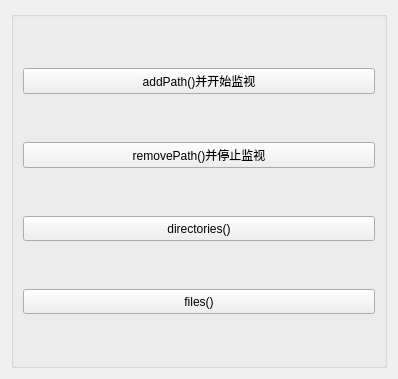
      <widget class="QWidget" name="pageWatcher">
       <property name="geometry">
        <rect>
         <x>0</x>
         <y>0</y>
         <width>398</width>
         <height>379</height>
        </rect>
       </property>
       <attribute name="icon">
        <iconset resource="res.qrc">
         <normaloff>:/images/images/714.bmp</normaloff>:/images/images/714.bmp</iconset>
       </attribute>
       <attribute name="label">
        <string>QFileSystemWatcher类</string>
       </attribute>
       <layout class="QVBoxLayout" name="verticalLayout_9">
        <item>
         <widget class="QGroupBox" name="groupBox_11">
          <property name="title">
           <string/>
          </property>
          <layout class="QVBoxLayout" name="verticalLayout_6">
           <item>
            <widget class="QPushButton" name="pushButton_46">
             <property name="minimumSize">
              <size>
               <width>0</width>
               <height>25</height>
              </size>
             </property>
             <property name="toolTip">
              <string>Adds path to the file system watcher if path exists.</string>
             </property>
             <property name="text">
              <string>addPath()并开始监视</string>
             </property>
            </widget>
           </item>
           <item>
            <widget class="QPushButton" name="pushButton_47">
             <property name="minimumSize">
              <size>
               <width>0</width>
               <height>25</height>
              </size>
             </property>
             <property name="toolTip">
              <string>Removes the specified path from the file system watcher.</string>
             </property>
             <property name="text">
              <string>removePath()并停止监视</string>
             </property>
            </widget>
           </item>
           <item>
            <widget class="QPushButton" name="pushButton_52">
             <property name="minimumSize">
              <size>
               <width>0</width>
               <height>25</height>
              </size>
             </property>
             <property name="toolTip">
              <string>Returns a list of paths to directories that are being watched.</string>
             </property>
             <property name="text">
              <string>directories()</string>
             </property>
            </widget>
           </item>
           <item>
            <widget class="QPushButton" name="pushButton_57">
             <property name="minimumSize">
              <size>
               <width>0</width>
               <height>25</height>
              </size>
             </property>
             <property name="toolTip">
              <string>Returns a list of paths to files that are being watched.</string>
             </property>
             <property name="text">
              <string>files()</string>
             </property>
            </widget>
           </item>
          </layout>
         </widget>
        </item>
       </layout>
      </widget>
